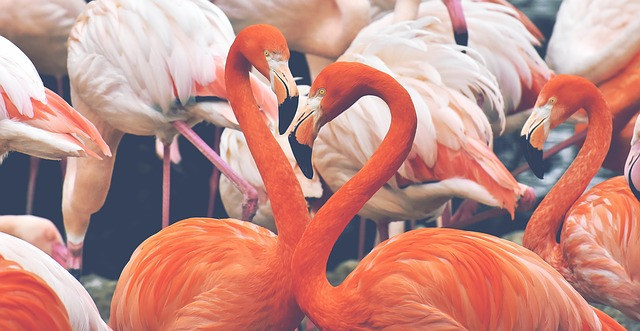
#> input picture harris/test.jpg, 640 x 331 px
$ python main.py
#> lines starting #> are read from the running program, lines starting #| are printed output that depends on the picture; after the words box and inside, x2 and y2 are one past the last pixel; in counts of white or black regions, pixels touching at a corner belong together
import cv2.cv2 as cv
import numpy as np

img=cv.imread("test.jpg")
#> img is the input picture: shape (331, 640, 3); mean B, G, R 133.3, 140.8, 194.4
gray = cv.cvtColor(img,cv.COLOR_BGR2GRAY)
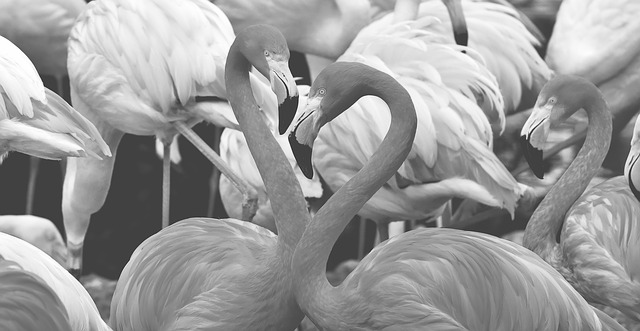
#> gray: shape (331, 640); min 12, max 255, mean 156

gray = np.float32(gray)
dst = cv.cornerHarris(gray,2,3,0.04)
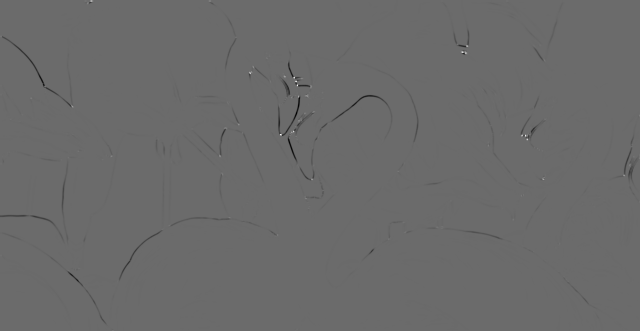
#> dst: shape (331, 640) float32; min -43937056, max 60744376, mean -149458.9; drawn with min black and max white

#result is dilated for marking the corners, not important
dst = cv.dilate(dst,None)
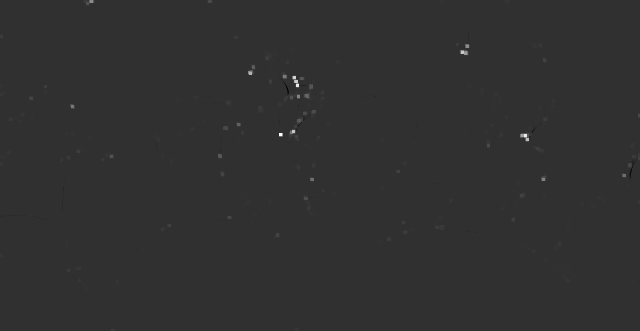
#> dst: shape (331, 640) float32; min -14232610, max 60744376, mean 72319.2; drawn with min black and max white

# Threshold for an optimal value, it may vary depending on the image.
img[dst>0.01*dst.max()]=[0,0,255]
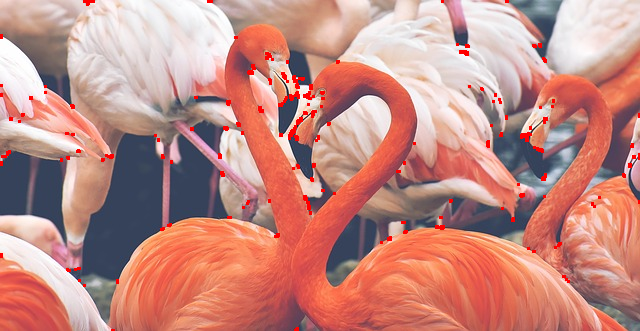
#> img: shape (331, 640, 3); 1.3% of pixels changed, all inside (x1, y1, x2, y2) = (0, 0, 640, 331)
cv.imshow("Result",img)
cv.waitKey(0)
